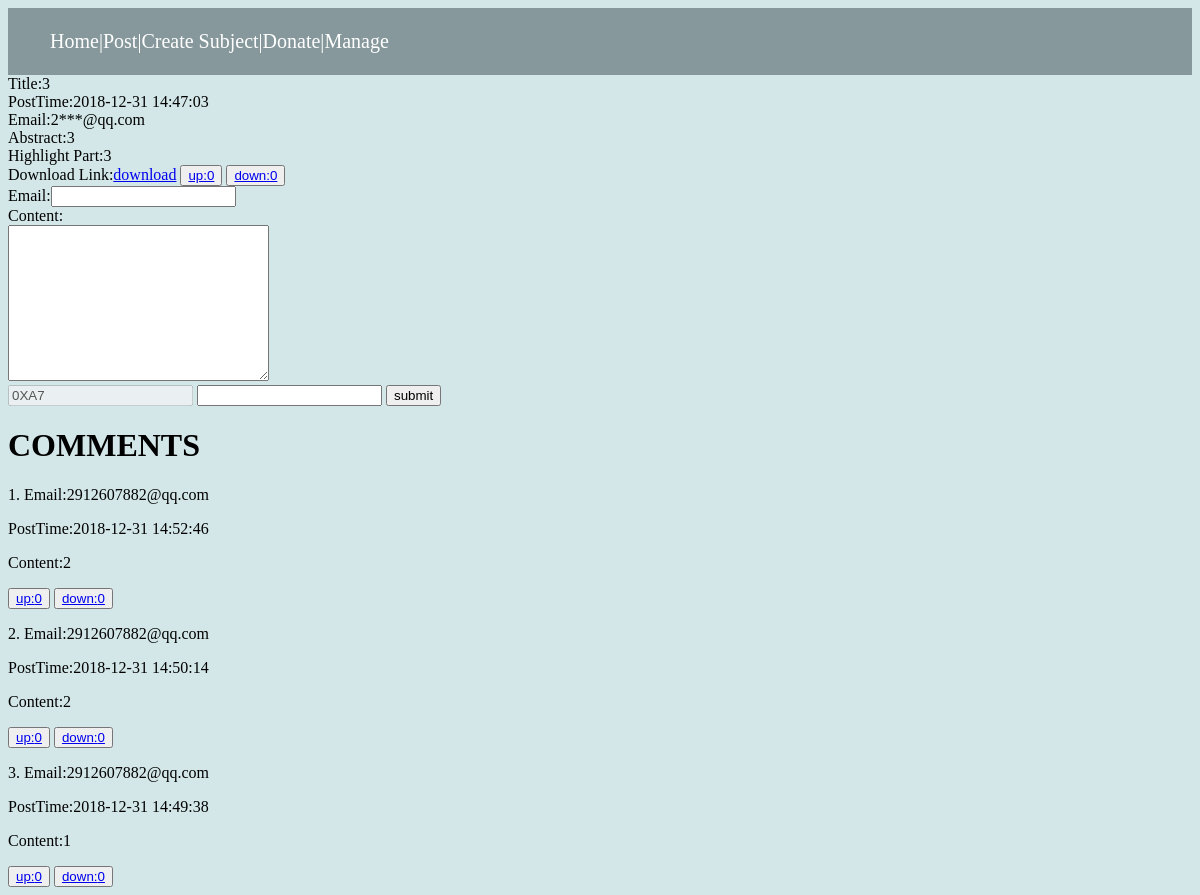
The page /article/4 on the database as committed earlier.
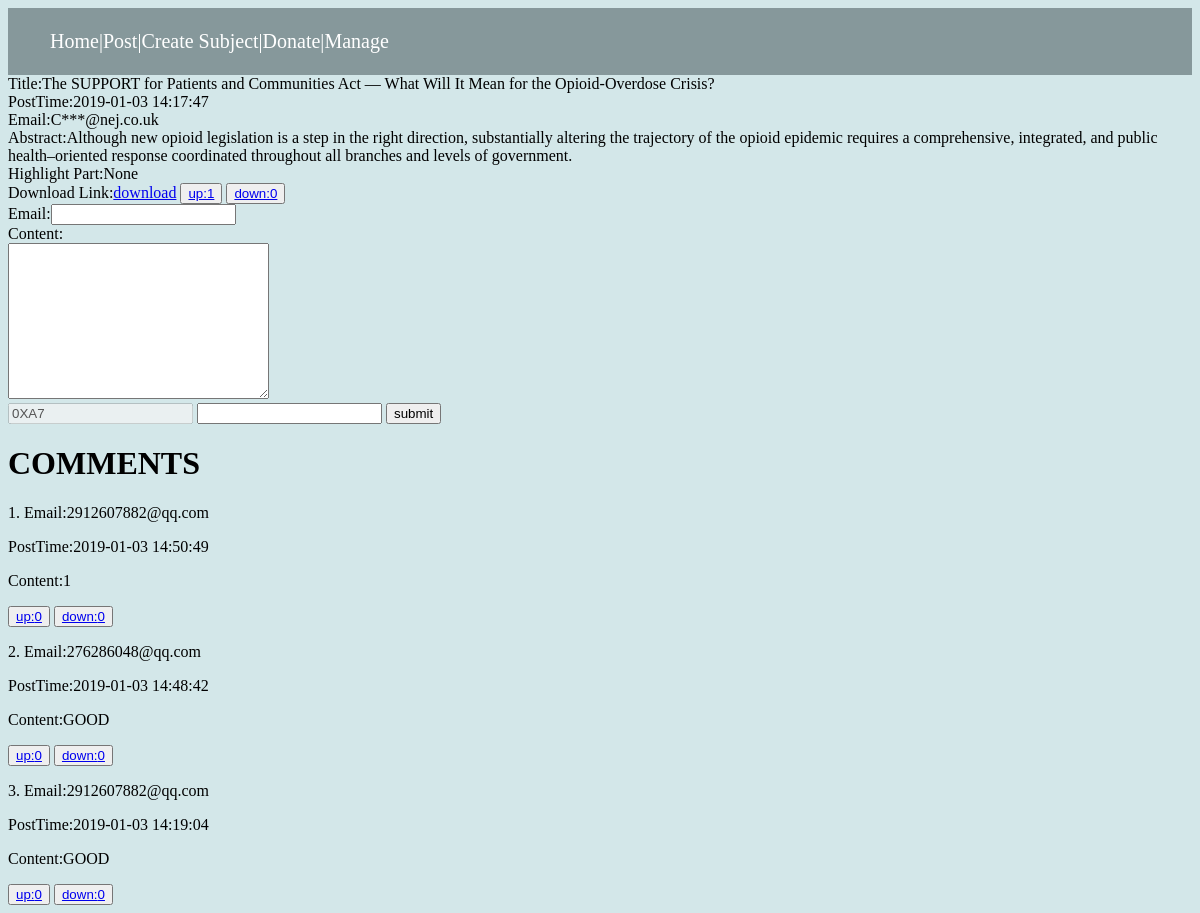
The same page on the database as committed later.
### model.py (models this page shows, shortened)
class Article(db.Model):
    __tablename__ = 'article'
    id = db.Column(db.Integer,primary_key=True)
    title = db.Column(db.Text)
    user_id = db.Column(db.Text,db.ForeignKey('user.id'))
    subject_id = db.Column(db.Integer,db.ForeignKey('subject.id'))
    abstract = db.Column(db.Text)
    highlight_part = db.Column(db.Text)
    postTime = db.Column(db.Text)
    accessNum = db.Column(db.Integer,default=0)
    commentNum = db.Column(db.Integer,default=0)
    upvoteNum = db.Column(db.Integer,default=0)
    downvoteNum = db.Column(db.Integer,default=0)
    hided = db.Column(db.Integer,default=0)
    dl_link = db.Column(db.Text)
    comments = db.relationship('Comment')
    user = db.relationship('User', lazy='subquery')

class User(db.Model):
    __tablename__ = 'user'
    id = db.Column(db.Integer, primary_key=True)
    email = db.Column(db.Text)
    articles = db.relationship('Article')
    comments = db.relationship('Comment')

class Comment(db.Model):
    __tablename__ = 'comment'
    id = db.Column(db.Integer,primary_key=True)
    user_id = db.Column(db.Text, db.ForeignKey('user.id'))
    email = db.Column(db.Text)
    article_id = db.Column(db.Integer,db.ForeignKey('article.id'))
    content = db.Column(db.Text)
    score = 0
    postTime = db.Column(db.Text)
    accessNum = db.Column(db.Integer,default=0)
    commentNum = db.Column(db.Integer,default=0)
    upvoteNum = db.Column(db.Integer,default=0)
    downvoteNum = db.Column(db.Integer,default=0)

### app.py (the view)
@app.route('/article/<article_id>')
def article(article_id):
    article = articleService.find_by_id(article_id)
    user = userService.find_by_id(article.user_id)
    ip = ipService.find_ip_by_ip(request.remote_addr)
    aip = ipService.find_aip_both(article_id,ip.id)
    comments = commentService.find_by_articleid(article_id)
    comments.reverse()
    if aip is None:#第一次访问
        aip = ArticleIp(ip_id=ip.id,article_id=article_id,vote_state=0)
        ipService.insert(aip)
        articleService.addAccess(article)
    return render_template('article.html',article = article,user=user,comments=comments,flag=0)

### app.py (called while the page is built)
@app.before_request
def before_request():
    addr = request.remote_addr
    ip = ipService.find_ip_by_ip(addr)
    if ip is None:
        ip = IP(addr=addr, is_blocked=0)
        ipService.insert(ip)
    elif ip.is_blocked == 1:
        os.abort(403)

### services.py (called while the page is built)
    def find_by_id(self,id):
        article = Article.query.filter_by(id=id).first()
        return article

    def find_by_id(self,user_id):
        user = User.query.filter_by(id=user_id).first()
        return user

    def find_ip_by_ip(self,addr):
        ip = IP.query.filter_by(addr=addr).first()
        return ip

    def find_aip_both(self,article_id,ip_id):
        aip = ArticleIp.query.filter_by(article_id=article_id, ip_id=ip_id).first()
        return aip

    def find_by_articleid(self,article_id):
        return Comment.query.filter_by(article_id=article_id).all()

### templates/article.html (shortened to what this page needs)
{% extends "base.html" %}
{% block content %}
<div class="articlePage">
        Title:{{ article.title }}<br/>
        PostTime:{{ article.postTime }}<br/>
        Email:{{ user.email[0]+"***"+user.email[user.email.index('@'):] }}<br/>
        Abstract:{{ article.abstract }}<br/>
        Highlight Part:{{ article.highlight_part }}<br/>
        Download Link:<a href="../{{ article.dl_link }}">download</a>
        <button><a href="../upvote/{{ article.id }}">up:{{ article.upvoteNum }}</a></button>
        <button><a href="../downvote/{{ article.id }}">down:{{ article.downvoteNum }}</a></button>
 </div>
<div class="post comment" >
    <form action="/{{ article.id }}/comment" method="post"  id="form">
         Email:<input type="email" name="email" required><br/>
         Content:<br/> <textarea name="content" id="" cols="30" rows="10"></textarea><br/>
    </form>
    <input type="text" id="code" disabled>
    <input type="text" id="input">
    <button onclick="validate()">submit</button>
</div>
 <div class="comment" >
 <h1>COMMENTS</h1>
    {% for comment in comments %}
        <p>{{ loop.index }}. Email:{{ comment.email }}</p>
        <p>PostTime:{{ comment.postTime }}</p>
        <p> Content:{{ comment.content }}</p>
        <button><a href="../cupvote/{{ comment.id }}">up:{{ comment.upvoteNum }}</a></button>
        <button><a href="../cdownvote/{{ comment.id }}">down:{{ comment.downvoteNum }}</a></button>
    {% endfor %}
 </div>
{% endblock %}

Rows that differ between the two databases and show on the page:
no longer on this page (row unchanged): User: email "2***@qq.com"
no longer on this page (row edited): Comment: email "2912607882@qq.com", postTime "2018-12-31 14:49:38", content "1", upvoteNum "0", downvoteNum "0"
changed Article: title "3" → "The SUPPORT for Patients and Communities Act — What Will It Mean for the Opioid-Overdose Crisis?"; postTime "2018-12-31 14:47:03" → "2019-01-03 14:17:47"; abstract "3" → "Although new opioid legislation is a step in the right direction, substantially altering the trajectory of the opioid epidemic requires a comprehensive, integrated, and public health–oriented response coordinated throughout all branches and levels of government."; highlight_part "3" → "None"; upvoteNum "0" → "1"
now on this page (row edited): User: email "C***@nej.co.uk"
changed Comment (number 1 of 3 on the later page): postTime "2018-12-31 14:52:46" → "2019-01-03 14:50:49"; content "2" → "1"
changed Comment: email "2912607882@qq.com" → "276286048@qq.com"; postTime "2018-12-31 14:50:14" → "2019-01-03 14:48:42"; content "2" → "GOOD"
now on this page (row edited): Comment: email "2912607882@qq.com", postTime "2019-01-03 14:19:04", content "GOOD", upvoteNum "0", downvoteNum "0"
